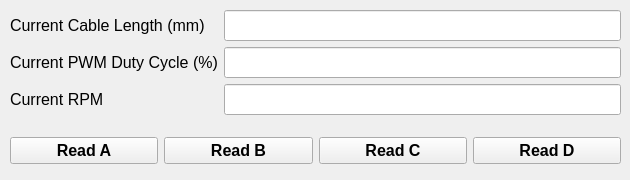
    <widget class="QWidget" name="tab">
     <attribute name="title">
      <string>Monitors</string>
     </attribute>
     <widget class="QWidget" name="formLayoutWidget_10">
      <property name="geometry">
       <rect>
        <x>10</x>
        <y>10</y>
        <width>611</width>
        <height>111</height>
       </rect>
      </property>
      <layout class="QFormLayout" name="formLayout_18">
       <item row="0" column="0">
        <widget class="QLabel" name="label_51">
         <property name="font">
          <font>
           <pointsize>12</pointsize>
          </font>
         </property>
         <property name="text">
          <string>Current Cable Length (mm)</string>
         </property>
        </widget>
       </item>
       <item row="1" column="0">
        <widget class="QLabel" name="label_56">
         <property name="font">
          <font>
           <pointsize>12</pointsize>
          </font>
         </property>
         <property name="text">
          <string>Current PWM Duty Cycle (%)</string>
         </property>
        </widget>
       </item>
       <item row="2" column="0">
        <widget class="QLabel" name="label_57">
         <property name="font">
          <font>
           <pointsize>12</pointsize>
          </font>
         </property>
         <property name="text">
          <string>Current RPM</string>
         </property>
        </widget>
       </item>
       <item row="0" column="1">
        <widget class="QLineEdit" name="lineEdit_76">
         <property name="sizePolicy">
          <sizepolicy hsizetype="Minimum" vsizetype="Fixed">
           <horstretch>0</horstretch>
           <verstretch>0</verstretch>
          </sizepolicy>
         </property>
         <property name="font">
          <font>
           <pointsize>14</pointsize>
          </font>
         </property>
         <property name="text">
          <string/>
         </property>
         <property name="alignment">
          <set>Qt::AlignCenter</set>
         </property>
        </widget>
       </item>
       <item row="1" column="1">
        <widget class="QLineEdit" name="lineEdit_77">
         <property name="sizePolicy">
          <sizepolicy hsizetype="Minimum" vsizetype="Fixed">
           <horstretch>0</horstretch>
           <verstretch>0</verstretch>
          </sizepolicy>
         </property>
         <property name="font">
          <font>
           <pointsize>14</pointsize>
          </font>
         </property>
         <property name="text">
          <string/>
         </property>
         <property name="alignment">
          <set>Qt::AlignCenter</set>
         </property>
        </widget>
       </item>
       <item row="2" column="1">
        <widget class="QLineEdit" name="lineEdit_78">
         <property name="sizePolicy">
          <sizepolicy hsizetype="Minimum" vsizetype="Fixed">
           <horstretch>0</horstretch>
           <verstretch>0</verstretch>
          </sizepolicy>
         </property>
         <property name="font">
          <font>
           <pointsize>14</pointsize>
          </font>
         </property>
         <property name="text">
          <string/>
         </property>
         <property name="alignment">
          <set>Qt::AlignCenter</set>
         </property>
        </widget>
       </item>
      </layout>
     </widget>
     <widget class="QWidget" name="horizontalLayoutWidget_11">
      <property name="geometry">
       <rect>
        <x>10</x>
        <y>130</y>
        <width>611</width>
        <height>41</height>
       </rect>
      </property>
      <layout class="QHBoxLayout" name="horizontalLayout_26">
       <item>
        <widget class="QPushButton" name="pushButton_31">
         <property name="font">
          <font>
           <pointsize>12</pointsize>
           <weight>75</weight>
           <bold>true</bold>
          </font>
         </property>
         <property name="text">
          <string>Read A</string>
         </property>
        </widget>
       </item>
       <item>
        <widget class="QPushButton" name="pushButton_30">
         <property name="font">
          <font>
           <pointsize>12</pointsize>
           <weight>75</weight>
           <bold>true</bold>
          </font>
         </property>
         <property name="text">
          <string>Read B</string>
         </property>
        </widget>
       </item>
       <item>
        <widget class="QPushButton" name="pushButton_51">
         <property name="font">
          <font>
           <pointsize>12</pointsize>
           <weight>75</weight>
           <bold>true</bold>
          </font>
         </property>
         <property name="text">
          <string>Read C</string>
         </property>
        </widget>
       </item>
       <item>
        <widget class="QPushButton" name="pushButton_54">
         <property name="font">
          <font>
           <pointsize>12</pointsize>
           <weight>75</weight>
           <bold>true</bold>
          </font>
         </property>
         <property name="text">
          <string>Read D</string>
         </property>
        </widget>
       </item>
      </layout>
     </widget>
    </widget>
